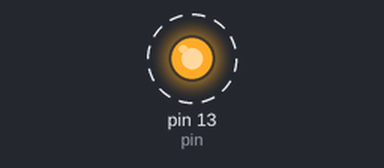
The sketch below on a simulated Arduino Uno, built with avr-gcc and run on an emulated ATmega328P. Parts: output pins drawn as LEDs (lit = HIGH). Dashed ring = blinking.

Above: at 0.1 s.
Timing chart, 0 to 3.0 s (numbered marks = the images above):
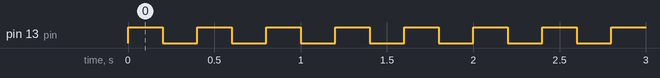

Measured:
- by itself, pin 13 (pin): alternates HIGH for 0.20 s and LOW for 0.20 s

The sketch:

Arduino_with_LEDs__global_variables_.ino
```cpp
int pin = 13;
int retard = 200;
void setup(){
pinMode(pin, OUTPUT);
}
void loop(){
digitalWrite(pin, HIGH);
delay(retard);
digitalWrite(pin, LOW);
delay(retard);
}
```
